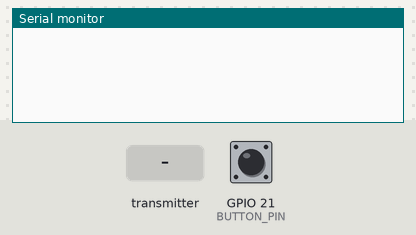
A sketch run on a simulated ESP32. Parts: the last lines printed to the serial monitor. The inputs (shaded band) are chosen by the test bench; at power-on: GPIO 21 (BUTTON_PIN) HIGH. A WiFi scan finds three made-up networks.

Above: at 3.2 s.
3.3 s: GPIO 21 (BUTTON_PIN) pulled LOW for 0.15 s
At 4.5 s:
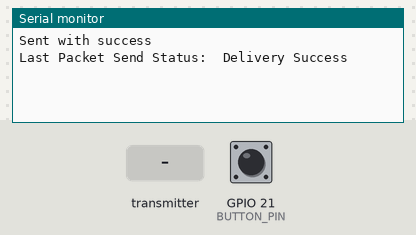
4.9 s: the transmitter starts sending num = 0
At 5.21 s:
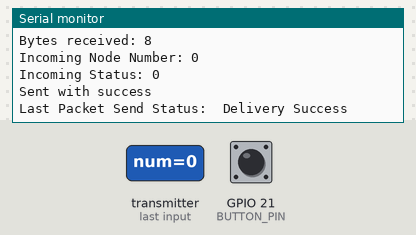
6.4 s: GPIO 21 (BUTTON_PIN) pulled LOW for 3.2 s
At 7.71 s:
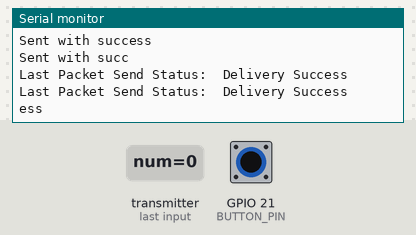

The sketch:

BlueToothChildNodeCode.ino
```cpp
#include <esp_now.h>
#include <esp_wifi.h>
#include <WiFi.h>

#include <Wire.h>

#define BUTTON_PIN 21

// REPLACE WITH THE MAC Address of your receiver
// uint8_t broadcastAddress[] = {0xC8, 0xF0, 0x9E, 0x9F, 0x6F, 0xA0}; // enable for board node 3
uint8_t broadcastAddress[] = {0xC8, 0xF0, 0x9E, 0x9F, 0x72, 0xEC}; // enable for node 2.

int currentState;

int nodeNum = 2;
bool status = false;
// Define variables to store incoming readings
int incNodeNum;
bool incStatus;

constexpr char WIFI_SSID[] = "Tims iPhone";

int32_t getWiFiChannel(const char *ssid) {
  if (int32_t n = WiFi.scanNetworks()) {
      for (uint8_t i=0; i<n; i++) {
          if (!strcmp(ssid, WiFi.SSID(i).c_str())) {
              return WiFi.channel(i);
          }
      }
  }
  return 0;
}

// Variable to store if sending data was successful
String success;

//Structure example to send data
//Must match the receiver structure
typedef struct struct_message {
    int num;
    bool status;

} struct_message;

struct_message outgoingReadings;

struct_message incomingReadings;


esp_now_peer_info_t peerInfo;

// Callback when data is sent
void OnDataSent(const uint8_t *mac_addr, esp_now_send_status_t status) {
  Serial.print("\r\nLast Packet Send Status:\t");
  Serial.println(status == ESP_NOW_SEND_SUCCESS ? "Delivery Success" : "Delivery Fail");
  if (status ==0){
    success = "Delivery Success :)";
  }
  else{
    success = "Delivery Fail :(";
  }
}

// Callback when data is received
void OnDataRecv(const uint8_t * mac, const uint8_t *incomingData, int len) {
  memcpy(&incomingReadings, incomingData, sizeof(incomingReadings));
  Serial.print("Bytes received: ");
  Serial.println(len);
  incNodeNum = incomingReadings.num;
  incStatus = incomingReadings.status;
  Serial.print("Incoming Node Number: ");
  Serial.println(incNodeNum);
  Serial.print("Incoming Status: ");
  Serial.println(incStatus);

  outgoingReadings.num = incNodeNum;
  outgoingReadings.status = incStatus;

  // Relay information to next node
  esp_err_t result = esp_now_send(broadcastAddress, (uint8_t *) &outgoingReadings, sizeof(outgoingReadings));
  if (result == ESP_OK) {
    Serial.println("Sent with success");
  }
  else {
    Serial.println("Error sending the data");
  }
}

void setup() {
  // Init Serial Monitor
  Serial.begin(115200);

  pinMode(BUTTON_PIN, INPUT_PULLUP);

  // Set device as a Wi-Fi Station
  WiFi.mode(WIFI_STA);

  int32_t channel = getWiFiChannel(WIFI_SSID);

  WiFi.printDiag(Serial); // Uncomment to verify channel number before
  esp_wifi_set_promiscuous(true);
  esp_wifi_set_channel(channel, WIFI_SECOND_CHAN_NONE);
  esp_wifi_set_promiscuous(false);
  WiFi.printDiag(Serial); // Uncomment to verify channel change after

  // Init ESP-NOW
  if (esp_now_init() != ESP_OK) {
    Serial.println("Error initializing ESP-NOW");
    return;
  }

  // Once ESPNow is successfully Init, we will register for Send CB to
  // get the status of Trasnmitted packet
  esp_now_register_send_cb(OnDataSent);

  // Register peer
  memcpy(peerInfo.peer_addr, broadcastAddress, 6);
  peerInfo.channel = 0;
  peerInfo.encrypt = false;

  // Add peer
  if (esp_now_add_peer(&peerInfo) != ESP_OK){
    Serial.println("Failed to add peer");
    return;
  }
  // Register for a callback function that will be called when data is received
  esp_now_register_recv_cb(OnDataRecv);
}

void loop() {
  currentState = digitalRead(BUTTON_PIN);
  if(currentState == LOW){
    status = !status;

    // Set values to send
    outgoingReadings.num = nodeNum;
    outgoingReadings.status = status;

    // Send message via ESP-NOW
    esp_err_t result = esp_now_send(broadcastAddress, (uint8_t *) &outgoingReadings, sizeof(outgoingReadings));

    if (result == ESP_OK) {
      Serial.println("Sent with success");
    }
    else {
      Serial.println("Error sending the data");
    }
    delay(1000);
  }
}
```

Measured:
- after the input at 3.3 s, the serial monitor: prints a new line at once (image 1)
- after the input at 4.9 s, the serial monitor: prints a new line at once (image 2)
- after the input at 6.4 s, the serial monitor: prints a new line after 1.0 s (image 3)
